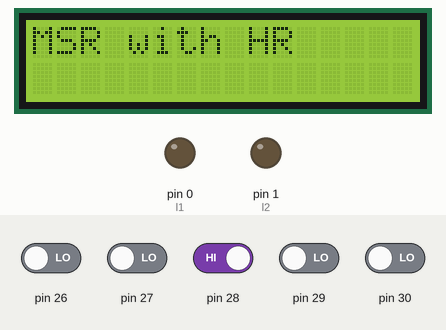
The sketch below on a simulated Arduino Mega 2560, built with avr-gcc and run on an emulated ATmega2560. Shown: 16×2 character LCD, output pins drawn as LEDs (lit = HIGH). The test bench sets the inputs (shaded band); at power-on: pin 28 HIGH, pin 26, pin 27, pin 29, pin 30 LOW. Pins used as bus, display or sensor lines are not drawn.

Above: at 0.1 s.
1.8 s: pin 26 driven HIGH and pin 27 driven HIGH and pin 28 driven LOW and pin 29 driven HIGH and pin 30 driven HIGH
At 2.7 s:
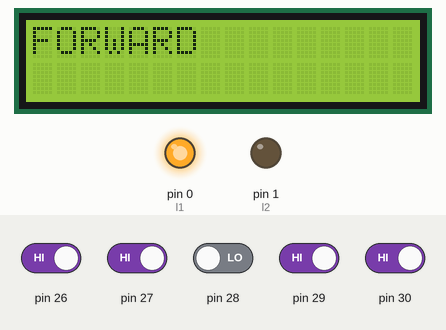
4.8 s: pin 29 driven LOW
At 5.1 s:
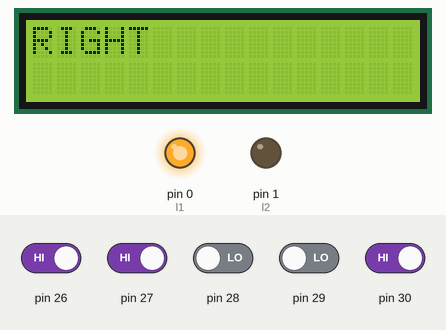
7.8 s: pin 30 driven LOW
At 8.1 s:
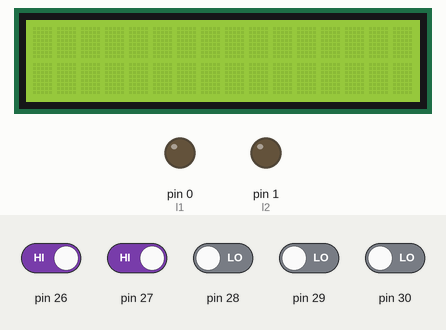
10.6 s: pin 30 driven HIGH
At 11.49 s:
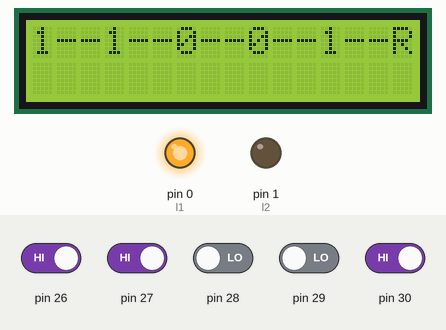
13.2 s: pin 29 driven HIGH
At 14.6 s:
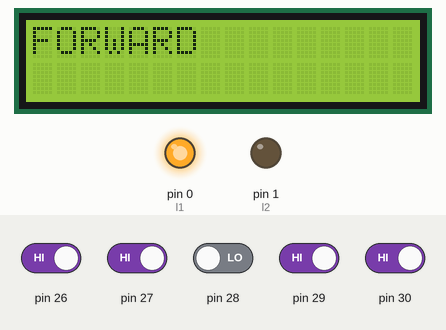
16.2 s: pin 27 driven LOW
At 16.9 s:
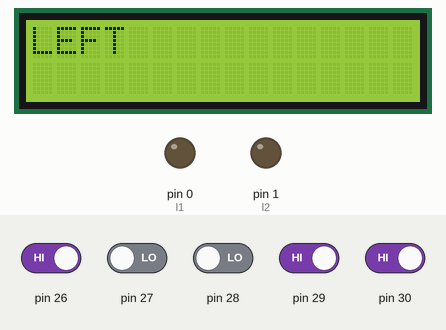
Timing chart, 0 to 19.2 s (numbered marks = the images above; inputs shaded):
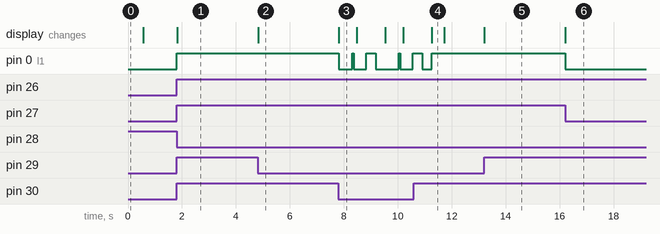

The sketch:

robomaze_right_hand_rule.ino
```cpp
char directions[30];
#include<LiquidCrystal.h>
LiquidCrystal lcd(11,10,5,4,3,2);

const int r1=24;
const int r2=25;
const int l1=0;
const int l2=1;
int l,c1,c2,c3,r;
int i=0;
int tdelay=450;
int fdelay=5;
void forward()
{
  digitalWrite(l1,1);
  digitalWrite(l2,0);
  digitalWrite(r1,1);
  digitalWrite(r2,0);
}


void Stop()
{
  digitalWrite(l1,0);
  digitalWrite(l2,0);
  digitalWrite(r1,0);
  digitalWrite(r2,0);

}

void smallright()
{
  digitalWrite(l1,1);
  digitalWrite(l2,0);
  digitalWrite(r1,0);
  digitalWrite(r2,0);

}
void smallleft()
{
  digitalWrite(l1,0);
  digitalWrite(l2,0);
  digitalWrite(r1,1);
  digitalWrite(r2,0);

}


void right()
{
  digitalWrite(l1,1);
  digitalWrite(l2,0);
  digitalWrite(r1,0);
  digitalWrite(r2,1);
}

void left()
{
  digitalWrite(l1,0);
  digitalWrite(l2,1);
  digitalWrite(r1,1);
  digitalWrite(r2,0);
}
int eosens()
{
  readsens();
  if(((c1+c2+c3)==1 || (c1+c2+c3)==2))
    return 1;
  else
    return 0;

}

void readsens()
{
  l=digitalRead(26);
  c1=digitalRead(27);
  c2=digitalRead(28);
  c3=digitalRead(29);
  r=digitalRead(30);
  lcd.print(l);
  lcd.print("--");
  lcd.print(c1);
  lcd.print("--");
  lcd.print(c2);
  lcd.print("--");
  lcd.print(c3);
  lcd.print("--");
  lcd.print(r);
  lcd.print("--");
 }
void inch()
{
  lcd.print("INCH FUNCTION");
  Stop();
  delay(350);
  forward();
  delay(350);
  Stop();
  delay(350);
  readsens();
  lcd.clear();
}

void align()
{
  Stop();
  delay(500);
  forward();
  delay(60);
  Stop();
  delay(100);
  readsens();
  lcd.clear();
}
void printing(char prtdirection[])
{
  lcd.clear();
  for(i=0;prtdirection[i]!='E';i++)
  {
    lcd.print(prtdirection[i]);
  }
  delay(2000);
}
void setup()
{
  lcd.begin(16,2);
  lcd.print("MSR with HR");
  delay(500);
  lcd.clear();
  pinMode(l1,OUTPUT);
  pinMode(l2,OUTPUT);
  pinMode(r1,OUTPUT);
  pinMode(r2,OUTPUT);
  pinMode(26,INPUT);
  pinMode(27,INPUT);
  pinMode(28,INPUT);
  pinMode(29,INPUT);
  pinMode(30,INPUT);
}
void loop()
{
  lcd.clear();
  readsens();
  lcd.clear();
  if((l==1)&&(c1==1)&&(c2==0)&&(c3==1)&&(r==1))
  {
    lcd.print("FORWARD");
    forward();
  }
  else if(((l==1)&&(c1==0)&&(c2==0)&&(c3==1)&&(r==1))||((l==1)&&(c1==0)&&(c2==1)&&(c3==1)&&(r==1)))
  {
    lcd.print("LEFT");
    smallleft();
  }
   else if(((l==1)&&(c1==1)&&(c2==0)&&(c3==0)&&(r==1))||((l==1)&&(c1==1)&&(c2==1)&&(c3==0)&&(r==1)))
  {
    lcd.print("RIGHT");
    smallright();
  }
  else if(((l==1)&&(c1==1)&&(c2==1)&&(c3==1)&&(r==1)))
  {
    lcd.print("U TURN");
    right();
    delay(1000);
    Stop();
    delay(1000);

    directions[i]='U';
    i++;
  }
  else if(((l==1)&&(c1==1)||(c3==1)&&(r==1)))
  {
    align();
    if(((l==1)&&(c1==0)&&(c2==0)&&(c3==0)&&(r==0))||((l==1)&&(c1==1)&&(c2==0)&&(c3==0)&&(r==0)))
    {
      lcd.print("Ryt/ St.&Ryt?");
      inch();
      if(((l==1)&&(c1==1)&&(c2==1)&&(c3==1)&&(r==1)))
      {
        lcd.print("right");
        right();
        delay(tdelay);
      }
      else if((l==1)&&(r==1)&&(eosens()))
      {
        lcd.print("Right");
        directions[i]='R';
        i++;
        right();
        delay(tdelay);
       }
     }
    else if(((l==0)&&(c1==0)&&(c2==0)&&(c3==1)&&(r==1))||((l==0)&&(c1==0)&&(c2==0)&&(c3==0)&&(r==1)))
    {
      lcd.print("Left/ St.&Left?");
      inch();
      if(((l==1)&&(c1==1)&&(c2==1)&&(c3==1)&&(r==1)))
      {
        lcd.print("Left");
        left();
        delay(tdelay);
      }
      else if((l==1)&&(r==1)&&(eosens()))
      {
        lcd.print("straight");
        directions[i]='S';
        i++;
        forward();
        delay(fdelay);
      }
    }
    else if((l==0)&&(c1==0)&&(c2==0)&&(c3==0)&&(r==0))
    {
      lcd.print(" T/END/4");
      inch();
      if((l==1)&&(r==1)&&(eosens()))
      {
        lcd.print("4 way");
        directions[i]='R';
        i++;
        right();
        delay(tdelay);
      }
      else if((l==1)&&(c1==1)&&(c2==1)&&(c3==1)&&(r=1))
    {
      lcd.print(" T-int");
      directions[i]='R';
      i++;
      right();
      delay(tdelay);
     }
     else if((l==0)&&(c1==0)&&(c2==0)&&(c3==0)&&(r==0))
     {
      lcd.print(" end of maze");
      directions[i]='E';
      while(1)
      {
        printing(directions);
        Stop();
      }
     }

   }
}
}
```

Measured:
- after the input at 1.8 s, pin 0 (l1): LOW → HIGH at once; the display: changes at once (image 1)
- after the input at 4.8 s, the display: changes at once (image 2)
- after the input at 7.8 s, the display: changes at once (image 3)
- after the input at 10.6 s, the display: changes after 0.66 s (image 4)
- after the input at 13.2 s, the display: changes at once (image 5)
- after the input at 16.2 s, pin 0 (l1): HIGH → LOW at once; the display: changes at once (image 6)
- what the display in image 3 shows lasts 0.7 s, from 7.8 s to 8.5 s
